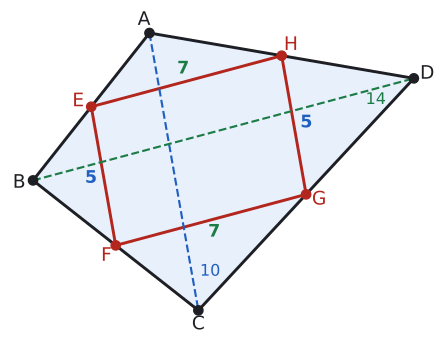

Here is the Python script that generated this plot:
import sys; sys.path.insert(0, "tools")
from cizim import *

# ABCD: |AC| = 10, |BD| = 14. E, F, G, H sırasıyla [AB], [BC], [CD], [DA] kenarlarının orta noktaları.
# EFGH paralelkenar: |EF| = |HG| = 10/2 = 5, |FG| = |EH| = 14/2 = 7, Ç(EFGH) = 24 = |AC| + |BD|.
def u(d): return np.array([np.cos(np.radians(d)), np.sin(np.radians(d))])
A, C = 4 * u(100), -6 * u(100)
B, D = -5 * u(15), 9 * u(15)
E, F, G, H = (A + B) / 2, (B + C) / 2, (C + D) / 2, (D + A) / 2
uz = lambda P, Q: float(np.linalg.norm(P - Q))
print("AC, BD:", uz(A, C), uz(B, D), "EF, FG, GH, HE:", [round(uz(*k), 4) for k in ((E, F), (F, G), (G, H), (H, E))])

fig, ax = sekil(5.8, 4.6)
ax.set_aspect("equal"); ax.axis("off")
ax.add_patch(patches.Polygon([A, B, C, D], closed=True, facecolor=MAVI_ACIK, edgecolor=YAZI, lw=2.2))
ax.plot(*zip(A, C), color=MAVI, lw=1.6, ls="--"); ax.plot(*zip(B, D), color=YESIL, lw=1.6, ls="--")
ax.add_patch(patches.Polygon([E, F, G, H], closed=True, facecolor="none", edgecolor=KIRMIZI, lw=2.2))
merkez = (A + B + C + D) / 4
for k, v in zip("ABCDEFGH", (A, B, C, D, E, F, G, H)):
    d = v - merkez; d = d / np.linalg.norm(d)
    nokta(ax, *v, "", renk=KIRMIZI if k in "EFGH" else YAZI)
    ax.text(*(v + 0.5 * d), k, ha="center", va="center", fontsize=14, color=KIRMIZI if k in "EFGH" else YAZI)
def etiket(P, Q, yazi, renk, k=0.45):
    m = (P + Q) / 2; n = np.array([-(Q - P)[1], (Q - P)[0]]); n = n / np.linalg.norm(n)
    if n @ (m - merkez) < 0: n = -n           # EFGH'nin dışına doğru
    ax.text(*(m + k * n), yazi, color=renk, fontsize=13, ha="center", va="center", fontweight="bold")
etiket(E, F, "5", MAVI); etiket(H, G, "5", MAVI); etiket(F, G, "7", YESIL); etiket(E, H, "7", YESIL)
ax.text(*(A + 0.86 * (C - A) + np.array([0.3, 0.0])), "10", color=MAVI, fontsize=12, ha="left", va="center")
ax.text(*(B + 0.9 * (D - B) + np.array([0.0, -0.4])), "14", color=YESIL, fontsize=12, ha="center", va="center")
ax.set_xlim(B[0] - 0.9, D[0] + 0.9); ax.set_ylim(C[1] - 0.9, A[1] + 0.9)
kaydet(fig, __file__)
